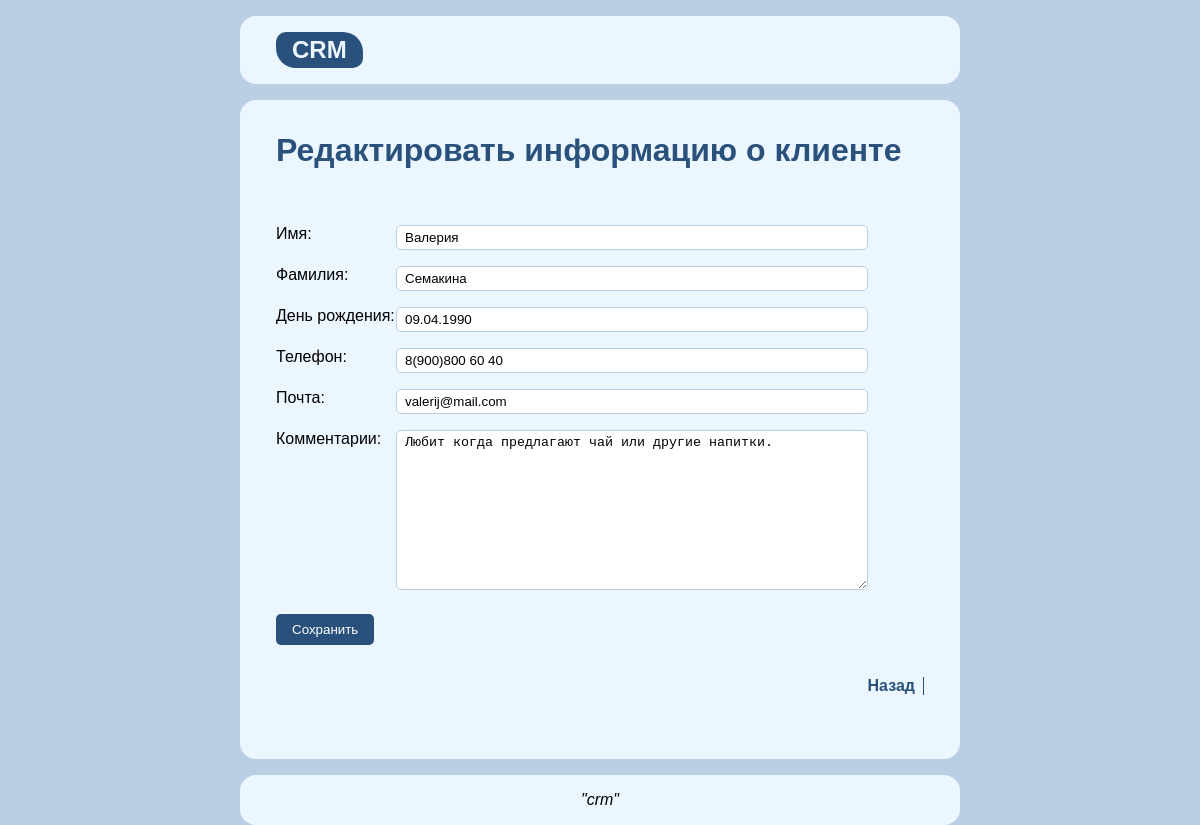
/list-clients/3/edit/, run on the app's committed database.
### crm_app/models.py (models this page shows)
class Client(models.Model):
    first_name = models.CharField(max_length = 50, verbose_name='Имя')
    last_name = models.CharField(max_length = 100, verbose_name='Фамилия')
    birthday = models.DateField(verbose_name='День рождения')
    phone = models.CharField(max_length = 15, verbose_name='Телефон')
    email = models.EmailField(blank=True, verbose_name='Почта')
    comments = models.TextField(blank=True, verbose_name='Комментарии')

### crm_app/views.py (the view)
# urls.py: path('list-clients/<int:id>/edit/', views.clients_edit, name='edit-client'),
def clients_edit(request, id):
    client = Client.objects.get(id=id)
    if request.method == 'POST':
        form = ClientForm(request.POST, instance=client)
        if form.is_valid():
            form.save()
            return redirect('client-detail', id)
    else:
        form = ClientForm(instance=client)
    context = {'form':form, 'id':id, 'title':'Редактировать информацию о клиенте'}
    return render(request,'form_object.html', context)

### crm_app/forms.py
class ClientForm(ModelForm):
    class Meta:
        model = Client
        fields = '__all__'

### crm_app/templates/form_object.html (shortened to what this page needs)
{% extends "main.html" %}
{% block h1 %}{{title}}{% endblock h1 %}
{% block content %}
<form method="POST" class='form-add'>
    {{form}}
    <input type="submit" value="Сохранить" class = 'btn' />
</form>
{% endblock content %}
{% block content_bottom %}
    <a href='javascript:window.history.back()'>Назад</a>
{% endblock content_bottom %}

### crm_app/static/css/style.css (style rules this page uses)
* { margin: 0; padding: 0; }
body { font-family: sans-serif; background-color: #bacfe4; }
a { text-decoration: none; color: #29517c; font-weight: 700; }
.form-add div { padding: 8px 0; display: flex; }
.form-add div label { display: block; width: 120px; }
.form-add input { display: block; padding: 4px 8px; border: solid 1px #bacfe4; width: 70%; border-radius: 5px; }
.form-add textarea { display: block; padding: 4px 8px; border: solid 1px #bacfe4; width: 70%; border-radius: 5px; }
.form-add .btn { margin: 16px 0; width: auto; padding: 8px 16px; color: #fff; background-color: #29517c; border: none; }
.content-bottom a { margin-left: 8px; padding-right: 8px; border-right: solid 1px #29517c; }

### data on the page
Client: first_name "Валерия", last_name "Семакина", birthday "09.04.1990", phone "8(900)800 60 40", email "valerij@mail.com", comments "Любит когда предлагают чай или другие напитки."

### other printed values
{{ title }} "Редактировать информацию о клиенте"
